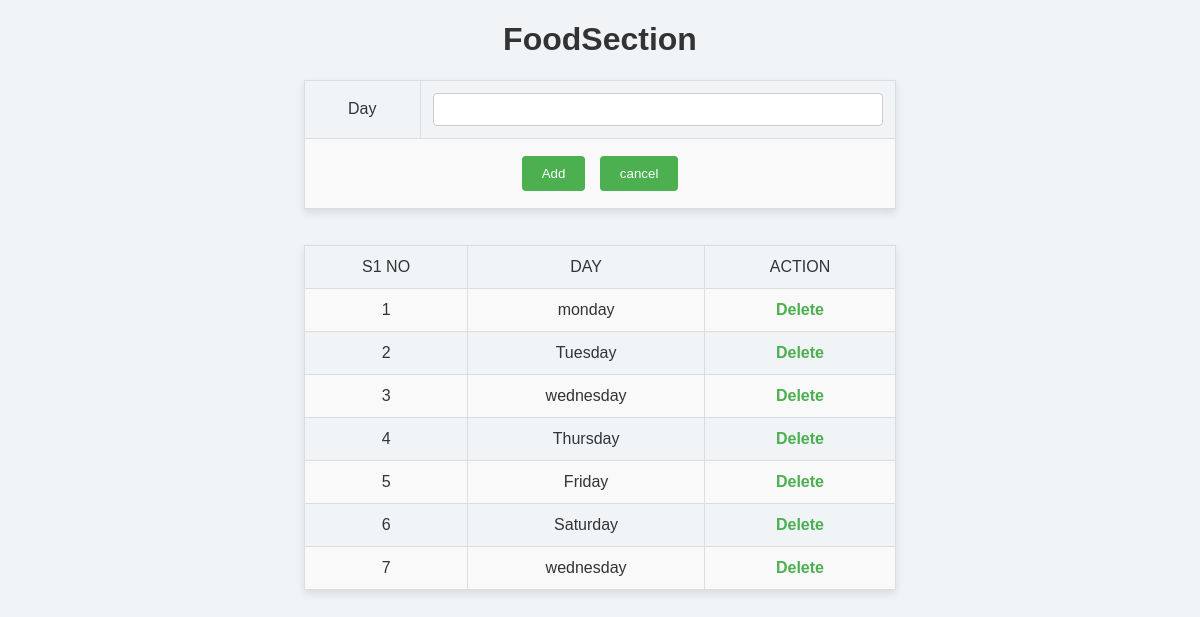
The page /Project/Admin/FoodSection.php on the database its author committed.
### tables this page shows
CREATE TABLE `tbl_foodsection` (
  `foodsection_id` int(11) NOT NULL,
  `foodsection_name` varchar(50) NOT NULL
);

### Project/Admin/FoodSection.php (the view, shortened to what this page needs)
<?php  include("../Assets/Connection/Connection.php");
?>
<!DOCTYPE html PUBLIC "-//W3C//DTD XHTML 1.0 Transitional//EN" "http://www.w3.org/TR/xhtml1/DTD/xhtml1-transitional.dtd">
<html xmlns="http://www.w3.org/1999/xhtml">
<head>
</head>
<body>
<form id="form1" name="form1" method="post" action="">
<h1 align="center">FoodSection</h1>
  <table align ="center" border="1">
    <tr>
      <td>Day</td>
      <td><label for="txt_day"></label>
      <input type="text" name="txt_day" id="txt_day" /></td>
    </tr>
    <tr>
      <td colspan="2" align="center">
      <input type="submit" name="btn_submit"  id="btn_submit" value="Add" />
      <input type="submit" name="btn_cancel" id="btn_cancel" value="cancel" /></td>
    </tr>
  </table>
  <br /><br/>
  <table border="1" cols="2" align="center">
    <tr>
      <td>S1 NO</td>
      <td>DAY</td>
      <td>ACTION</td>
    </tr>
    <?PHP
	$i=0;
	$selQry ="select * from tbl_foodsection ";
	$result = $con -> query($selQry);
	while($data = $result -> fetch_assoc())
	{
		$i++
		?>
    <tr>
      <td><?php echo $i ?></td>
      <td><?php echo $data['foodsection_name'] ?></td>
      <td>
      <a href="FoodSection.php?did=<?php echo $data['foodsection_id']?>" class="a">Delete</a>
      </td>
    </tr>
    <?php
	}
	?>
  </table>
</form>
</body>
</html>

### Project/Admin/FoodSection.php (style rules this page uses)
body { font-family: Arial, sans-serif; background-color: #f0f4f7; color: #333; }
table { width: 50%; margin: 0 auto; border-collapse: collapse; box-shadow: 0 4px 8px rgba(0, 0, 0, 0.1); }
table, th, td { border: 1px solid #ddd; padding: 12px; text-align: center; }
tr:nth-child(even) { background-color: #f9f9f9; }
input[type="text"], input[type="hidden"] { width: 100%; padding: 8px; border: 1px solid #ccc; border-radius: 4px; box-sizing: border-box; }
input[type="submit"] { background-color: #4CAF50; color: white; border: none; padding: 10px 20px; cursor: pointer; border-radius: 4px; margin: 5px; }
.a { color: #4CAF50; text-decoration: none; font-weight: bold; }

### rows shown on the page
tbl_foodsection: foodsection_name "monday"
tbl_foodsection: foodsection_name "Tuesday"
tbl_foodsection: foodsection_name "wednesday"
tbl_foodsection: foodsection_name "Thursday"
tbl_foodsection: foodsection_name "Friday"
tbl_foodsection: foodsection_name "Saturday"
tbl_foodsection: foodsection_name "wednesday"
